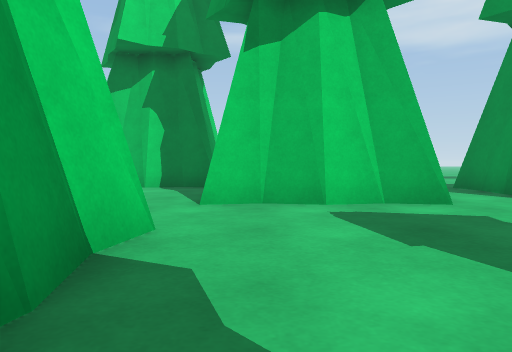
View 1 (above)

17 first-person views from a walk through a scene from a Unity 3-D project. The camera is 0.64 m above the floor, tilts 2° down and sees 70° across. The floor is counted in squares, 1 m on a side. Each view is taken from the middle of a square. On the plan, view 1 faces up. The plan holds only what a view shows up to about 10 squares ahead; the rest is blank. The place goes on beyond the plan. The player character is not drawn. Some surface patterns are stand-ins.

View 2
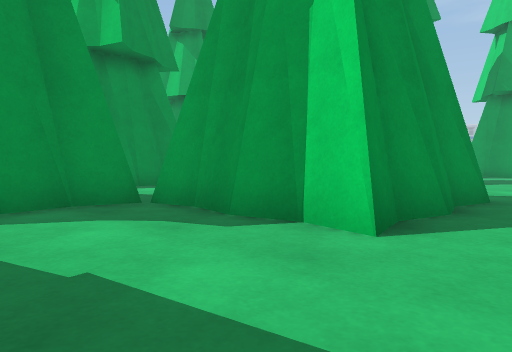

View 3
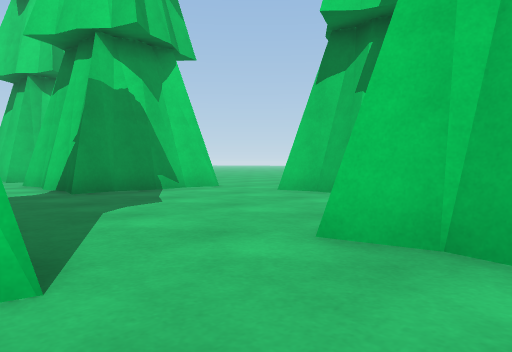

View 4
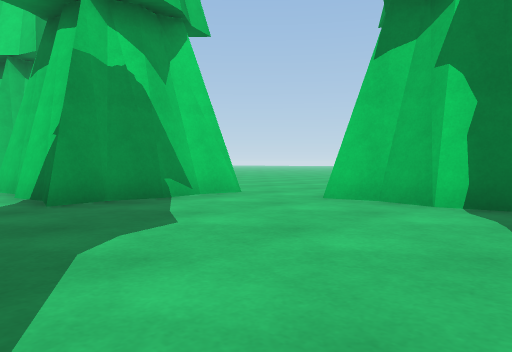

View 5
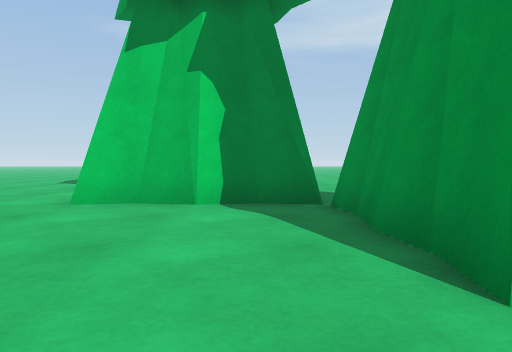

View 6
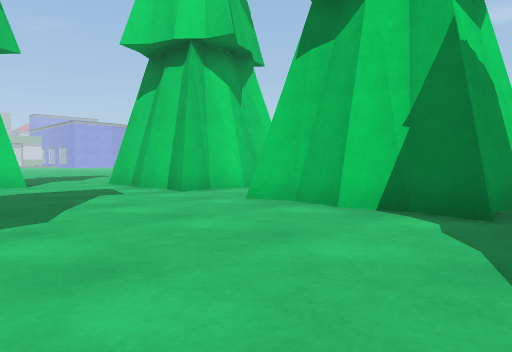

View 7
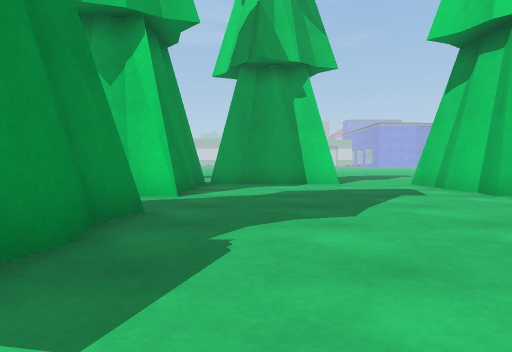

View 8
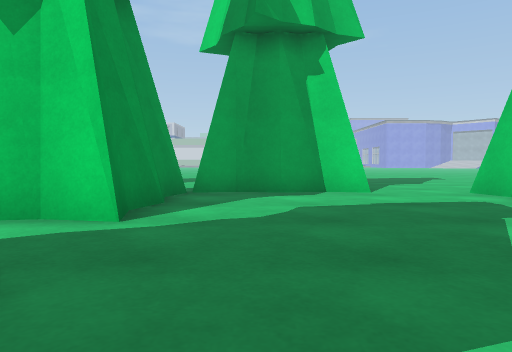

View 9
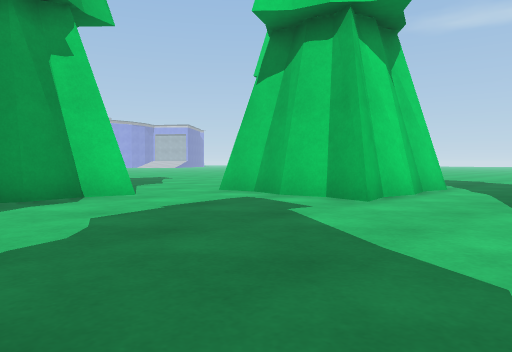

View 10
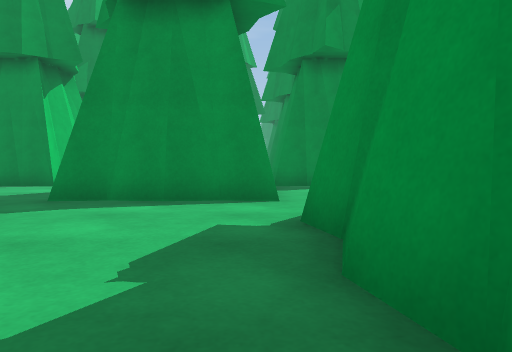

View 11
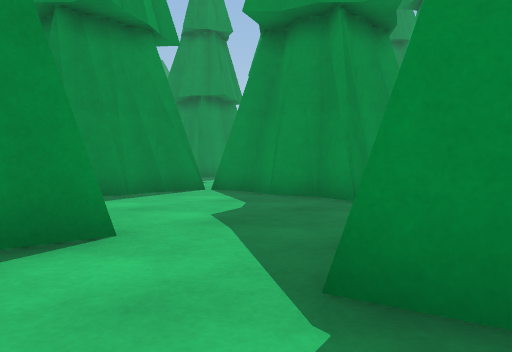

View 12
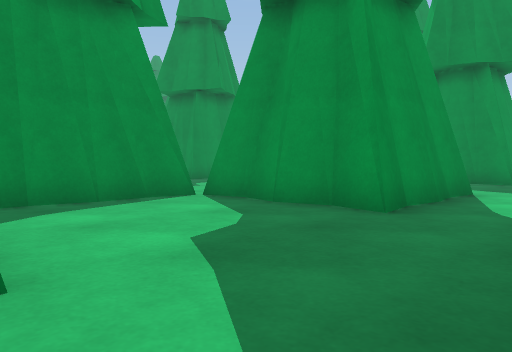

View 13
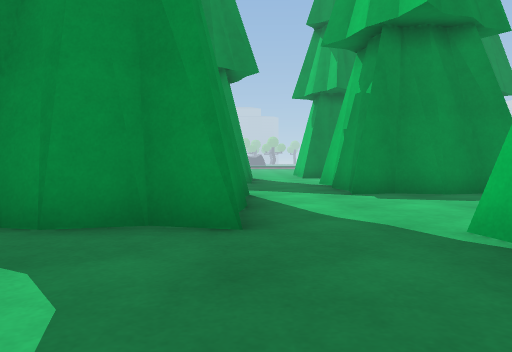

View 14
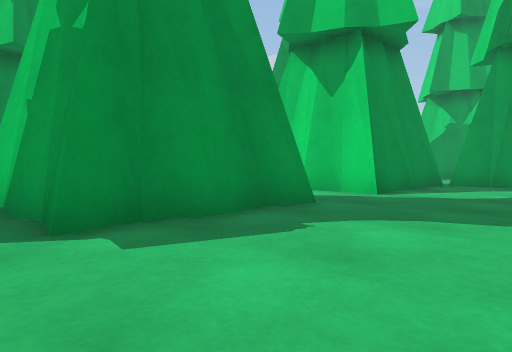

View 15
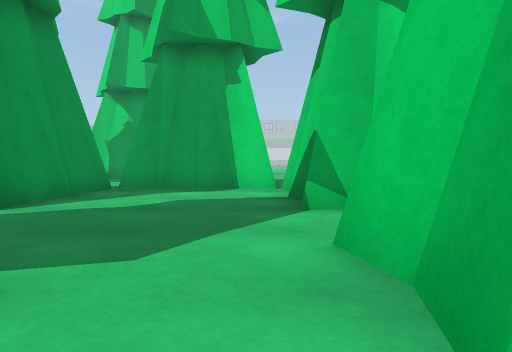

View 16
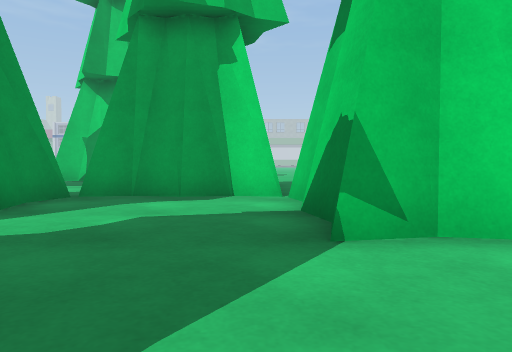

View 17
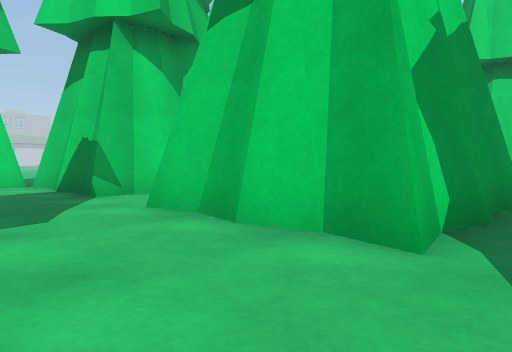

### Floor plan
Key: @ floor where view 1 was taken; . floor; O other object.
Columns run from 20 left of view 1 to 2 right of it. Each row starts with its distance up from view 1.
 12             ...O  OO
 11        ..   ...OOOOO
 10        ..   ...OOOOO
  9       OO.  OOO.....OO
  8       OO.   OO.....OO
  7     OOOO. OOOO.....OOOO
  6  ..OOOOO.OOOOO.....OOOO
  5  ......................
  4  ......................
  3  OOO...........OOOOO...
  2   OO...........OO OO...
  1   OO...........OO OO..
  0  OOO...........OOOOO@.
 -1   .OOOOO.OOOOO.....OOO
 -2      OOO    OO.....OOO
 -3     OOOO.   OO.....OO
 -4  ..OOOOO.OOOOO.....OOO
 -5 OOOO...........OOOOO.
 -6   OO...........OOOO
 -7   OO...........OO
 -8 OOOO...........OO
 -9  ..OOOOO.OOOOO..
-10    OOOOO OOOOO..
-11       OO    OO..
-12       O     OO
-13
-14
-15
-16
-17            OO

Where each view was taken, in squares from view 1:
view 1: 0 up, 0 right, facing up
view 2: 5 up, 2 right, facing down-left
view 3: 3 up, 1 right, facing up-left
view 4: 4 up, 1 left, facing up-left
view 5: 4 up, 2 left, facing up
view 6: 1 up, 6 left, facing up-left
view 7: 1 up, 6 left, facing left
view 8: 1 up, 9 left, facing left
view 9: 0 up, 10 left, facing up-left
view 10: 0 up, 11 left, facing right
view 11: 1 up, 8 left, facing down-right
view 12: 0 up, 7 left, facing down-right
view 13: 1 down, 5 left, facing down
view 14: 5 down, 6 left, facing down-left
view 15: 5 down, 8 left, facing left
view 16: 5 down, 10 left, facing left
view 17: 7 down, 6 left, facing up-left
